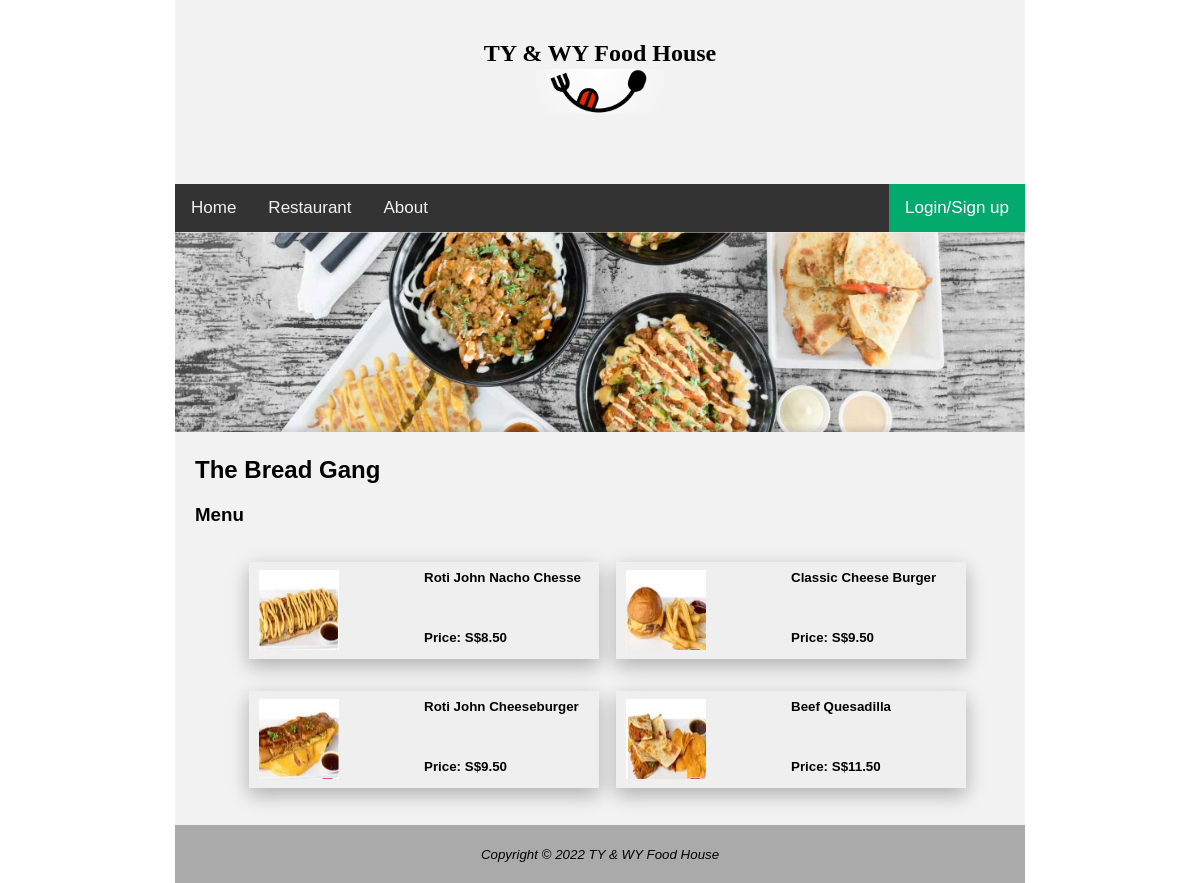
The app's page /menu.php?food=12 with its own data.
### tables this page shows
create table tblrestaurant ( restaurantid int NOT NULL AUTO_INCREMENT,
			     restaurantname varchar(50),
		             PRIMARY KEY (restaurantid)
		     );

create table tblfood ( foodid int NOT NULL AUTO_INCREMENT,
		       foodname varchar(50),
		       foodnameid int,
		       price float(9,2),
		       restaurantid int,
		       PRIMARY KEY (foodid),
		       CONSTRAINT FK_RestaurantFood FOREIGN KEY (restaurantid)
		       REFERENCES tblrestaurant(restaurantid)
		     );

### menu.php (the view, shortened to what this page needs)
<?php
include "dbconnect.php";
if (isset($_GET['food'])) {
	$food = $_SESSION['food'];
}
$query = 'select * from tblrestaurant '
	   ."where restaurantid='$food' ";
$result = $dbcnx->query($query);
$row = $result->fetch_assoc();
$restaurantname = $row['restaurantname'];
?>
<!DOCTYPE html>
<html lang="en">
<head>
<link rel="stylesheet" href="fundamentalStyle.css">
<link rel="stylesheet" href="topNavigationBar.css">
</head>
<body>
<div id="wrapper">
	<header style="padding: 20px 0px">
		<h2 style="text-align:center; margin-bottom:2px; font-family:Comic Sans MS">TY & WY Food House</h2>
		<img src="Foodlogo2.JPG"  class="center">
	</header>
	<div  class="topnav">
	   <a class="active" href="index.php">Home</a>
	   <a href="restaurant.php">Restaurant</a>
	   <a href="about.php">About</a>
	   <?php
			if (!isset($_SESSION['fname'])) {
				echo '<a href="LoginSignup.php" class="split">Login/Sign up</a>';
			}
	   ?>
	</div>
	<?php
		echo '<img src="food'.$_SESSION['food'].'menu.JPG" width="850" height="200">';
	echo '<h2 style="margin-left: 20px">'.$restaurantname.'</h2>';
	?>
	<h3>Menu</h3>
	<div id="addToChartForm">
		<table>
			<tr>
			<?php
				$query = 'select * from tblfood '
					   ."where restaurantid='$food' "
					   ."LIMIT 0,2";
				$result = $dbcnx->query($query);
				$length = $result->num_rows;
				for ($i=1; $i <= $length; $i++){
					$row = $result->fetch_assoc();
					echo "<td><button class='btnExample' type='submit' value='Submit' onclick='openDiv($i)'>";
					echo '<div>';
					echo '<div>';
					echo '<span>'.$row['foodname'].' <br><br><br><br>Price: S$'.$row['price'].'</span>';
					echo '</div>';
					echo '<div>';
					echo '<img src="food'.$_SESSION['food'].'menuSelect'.$i.'.JPG" width="80" height="80" alt=""/>';
					echo '</div>';
					echo '</div>';
					echo '</button>';
					echo '</td>';
				}
			?>
			</tr>
			<tr>
			<?php
				$query = 'select * from tblfood '
					   ."where restaurantid='$food' "
					   ."LIMIT 2,4";
				$result = $dbcnx->query($query);
				$length = $result->num_rows;
				for ($i=3; $i <= $length+2; $i++){
					$row = $result->fetch_assoc();
					echo "<td><button class='btnExample' type='submit' value='Submit' onclick='openDiv($i)'>";
					echo '<div>';
					echo '<div>';
					echo '<span>'.$row['foodname'].' <br><br><br><br>Price: S$'.$row['price'].'</span>';
					echo '</div>';
					echo '<div>';
					echo '<img src="food'.$_SESSION['food'].'menuSelect'.$i.'.JPG" width="80" height="80" alt=""/>';
					echo '</div>';
					echo '</div>';
					echo '</button>';
					echo '</td>';
				}
			?>
			</tr>
		</table>
	</div>
	<div id="bottompart">
	<footer>
		<small><i>Copyright &copy; 2022 TY & WY Food House
		</i></small>
	</footer>
	</div>
</div>
</body>
</html>

### fundamentalStyle.css (style rules this page uses)
body { margin: 0; font-family: Arial, Helvetica, sans-serif; }
header { background-color:#f2f2f2; padding: 0 20px; }
.center { display: block; margin: 0px auto 50px; width: 15%; }
#wrapper { background-color: #f2f2f2; width: 10%; margin:auto; min-width:850px; }
#bottompart { background-color: #AAAAAA; text-align: center; margin-left: auto; margin-right: auto; }
footer { padding:20px 0; }

### topNavigationBar.css (style rules this page uses)
.topnav { overflow: hidden; background-color: #333; }
.topnav a { float: left; color: #f2f2f2; text-align: center; padding: 14px 16px; text-decoration: none; font-size: 17px; }
.topnav a.split { float: right; background-color: #04AA6D; color: white; }
.split { float: right; color: #f2f2f2; }

### menu.php (style rules this page uses)
h3 { margin-left: 20px; }
table { margin: 10px auto 20px auto; width: 80%; }
td { padding: 15px 0px 15px 15px; }
#addToChartForm button { color: #000000; font-weight: bold; width: 350px; height: 97px; border: none; box-shadow: 0 8px 16px 0 rgba(0,0,0,0.1), 0 6px 20px 0 rgba(0,0,0,0.19); cursor: pointer; }
#addToChartForm button img { margin-right: 250px; vertical-align: middle; position: relative; }
#addToChartForm button span { position: absolute; text-align: left; }
#addToChartForm { animation-duration: 1.5s; animation-name: slidein; }

### records on screen
tblrestaurant: restaurantname "The Bread Gang"
tblfood: foodname "Roti John Nacho Chesse", price "8.50", shows a picture
tblfood: foodname "Classic Cheese Burger", price "9.50", shows a picture
tblfood: foodname "Roti John Cheeseburger", price "9.50", shows a picture
tblfood: foodname "Beef Quesadilla", price "11.50", shows a picture
